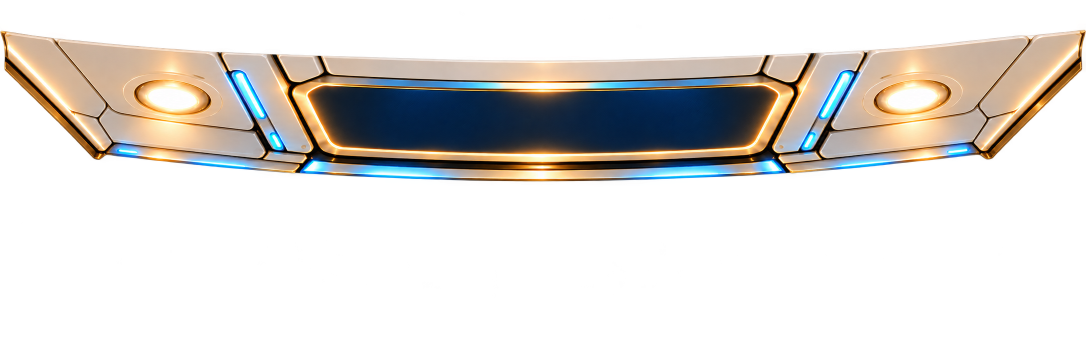
#> input picture frontend/assets/cockpit/ceiling.png, 2172 x 724 px (shown at 1/2 size); its folder holds only this picture in this run
$ python prepare_cockpit_assets.py
#> lines starting #> are read from the running program, lines starting #| are printed output that depends on the picture
"""Rebuild display-only crops; preserve the supplied RGBA PNG originals.

Run from the repository root with the development environment (Pillow).
No financial data or text is baked into these decorative images.
"""

from pathlib import Path

from PIL import Image

ROOT = Path(__file__).resolve().parents[1] / "frontend" / "assets" / "cockpit"
CROPS = {
    "ceiling": (0, 45, 2172, 380),
    # Stop before the lower elbows and their blue sill lights.
    "pillar-left": (285, 200, 610, 1280),
    "pillar-right": (580, 200, 860, 1380),
    "windshield-sky": None,
    "instrument-top-bar": (17, 170, 2082, 428),
    "instrument-side-right-flat": (16, 150, 707, 1951),
    "control-console-integrated": (6, 217, 2097, 620),
}


def main():
    output = ROOT / "trimmed"
    output.mkdir(exist_ok=True)
    for name, box in CROPS.items():
        with Image.open(ROOT / f"{name}.png") as original:
#> original is the input picture: PIL image 2172x724 RGBA; mean R, G, B, A 50, 47, 43, 77.2
            image = original.crop(box) if box else original.copy()
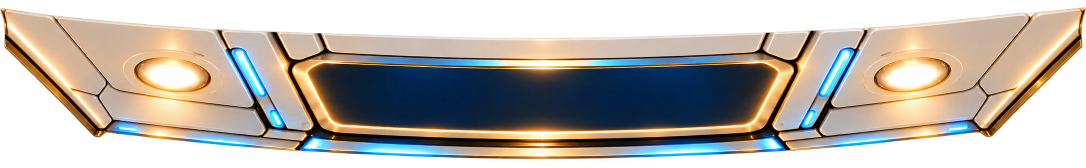
#> image: PIL image 2172x335 RGBA (shown at 1/2 size); mean R, G, B, A 108, 101.5, 93, 166.8; transparent parts drawn white
            # Keep alpha; avoid Chromium's ~1 MiB custom-property value limit.
            # Retain source PNGs; write only the current display assets.
            suffix = "-upright" if name.startswith("pillar-") else ""
            image.save(output / f"{name}{suffix}.webp", quality=92, method=6)


if __name__ == "__main__":
#> (the run stopped early here; a loop or call above may not have finished)
